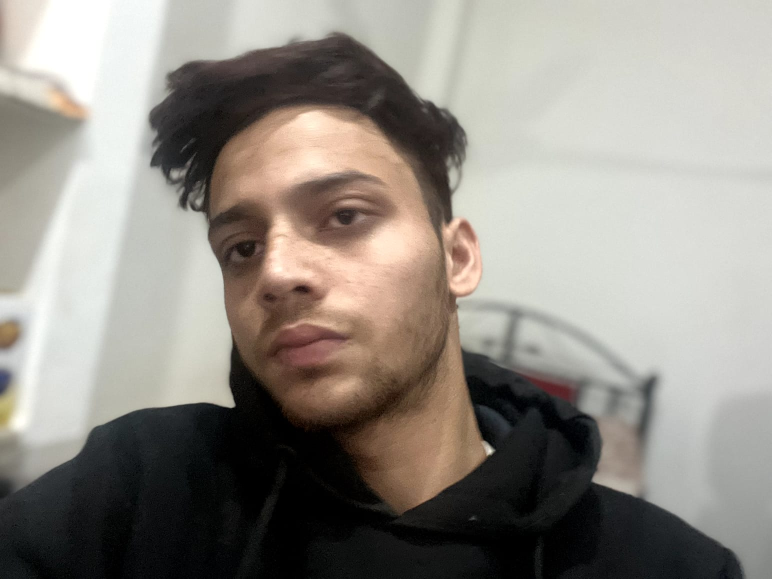
#> input picture owner.jpg, 1544 x 1158 px, given in place of logo.png, which was not available (shown at 1/2 size)
$ python -i client.py   (imports and definitions only)
#> lines starting #> are read from the running program, lines starting #| are printed output that depends on the picture; pictures that were not available may be replaced by others from this repository, and a replacement may not be noted
import socket
import threading
import tkinter as tk
from tkinter import messagebox, simpledialog
import winsound
import os
from PIL import Image, ImageTk
from datetime import datetime

from encryption import encrypt, decrypt
from auth import login, register

# [1 line not run here, left out]

# ---------------- SOCKET ----------------
# [1 line that did not run here, left out]
# [1 line not run here, left out]

username = None
imgs = []

# ---------------- AUTH SCREEN ----------------
def auth_screen():
    global username

    win = tk.Tk()
    win.title("Secure Chat Login/Register")
    win.geometry("700x420")
    win.config(bg="#0f172a")

    # ================= WELCOME SCREEN =================
       # ================= WELCOME SCREEN =================
    # ================= WELCOME SCREEN =================
    welcome = tk.Frame(win, bg="#0f172a")
    welcome.pack(fill="both", expand=True)

    theme_dark = True

    # [28 lines left out: function toggle_theme, not called in this run]


    btn = tk.Button(
        welcome,
        text="🌙|☀",
        font=("Arial", 14, "bold"),
        bg="#1e293b",
        fg="white",
        command=toggle_theme
)

    btn.place(relx=1.0, x=-10, y=10, anchor="ne")

    # -------- LOGO --------
    logo_img = Image.open("logo.png")
#> logo_img is the input picture: PIL image 1544x1158 RGB; mean R, G, B 145.8, 140.6, 133.2
    logo_img = logo_img.resize((150, 150), Image.LANCZOS)
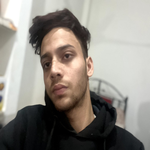
#> logo_img: PIL image 150x150 RGB; mean R, G, B 145.8, 140.6, 133.2
    logo_img = ImageTk.PhotoImage(logo_img)

    logo_label = tk.Label(welcome, image=logo_img, bg="#0f172a")
    logo_label.image = logo_img
    logo_label.pack(pady=(30,10))

    # -------- WELCOME TEXT --------
    tk.Label(
        welcome,
        text="WELCOME\nMITS SECURE CHAT SYSTEM",
        font=("Segoe UI", 36, "bold"),
        fg="#38bdf8",
        bg="#0f172a",
        justify="center"
    ).pack(pady=(20,10))

    # -------- TAGLINE --------
    tk.Label(
        welcome,
        text="Safe • Fast • Encrypted Chat System",
        font=("Segoe UI", 11),
        fg="#94a3b8",
        bg="#0f172a"
    ).pack(pady=5)

    # -------- INFO TEXT --------
    tk.Label(
        welcome,
        text="Click below to continue",
        font=("Arial", 14),
        fg="#f88b38",
        bg="#0f172a"
    ).pack(pady=10)

    # -------- BUTTON FUNCTION --------
    def open_login():
        welcome.destroy()
        show_login()

    # -------- BUTTON --------
    tk.Button(
        welcome,
        text="Get Started →",
        font=("Arial", 12, "bold"),
        bg="#22c55e",
        fg="white",
        activebackground="#16a34a",
        bd=0,
        cursor="hand2",
        padx=20,
        pady=5,
        command=open_login
        ).pack(pady=25)

    # -------- DEVELOPER SECTION --------
    dev_frame = tk.Frame(welcome, bg="#0f172a")
    dev_frame.pack(pady=12)

    # ---- PHOTO ----
    dev_img = Image.open("owner.jpg")
    dev_img = dev_img.resize((90, 90), Image.LANCZOS)
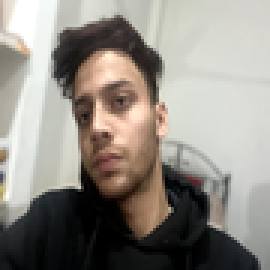
#> dev_img: PIL image 90x90 RGB (shown 3 times larger); mean R, G, B 145.8, 140.6, 133.2
    dev_img = ImageTk.PhotoImage(dev_img)

    dev_label = tk.Label(dev_frame, image=dev_img, bg="#0f172a")
    dev_label.image = dev_img
    dev_label.pack(pady=(5,8))

    # ---- TEXT ----
    tk.Label(
        dev_frame,
        text="Developed by\nVikash Dhakad\nMAC, II Year",
        font=("Segoe UI", 10, "bold"),
        fg="#ffffff",   # 👈 best for blue background
        bg="#0f172a",
        justify="center"
    ).pack()

    # ================= LOGIN PAGE =================
    # [110 lines left out: function show_login, not called in this run]

    win.mainloop()


# ---------------- CHAT ----------------
# [104 lines left out: function start_chat, not called in this run]


# ---------------- START ----------------
# [1 line not run here, left out]

>>> result = auth_screen()

$ run again, on admin.jpg
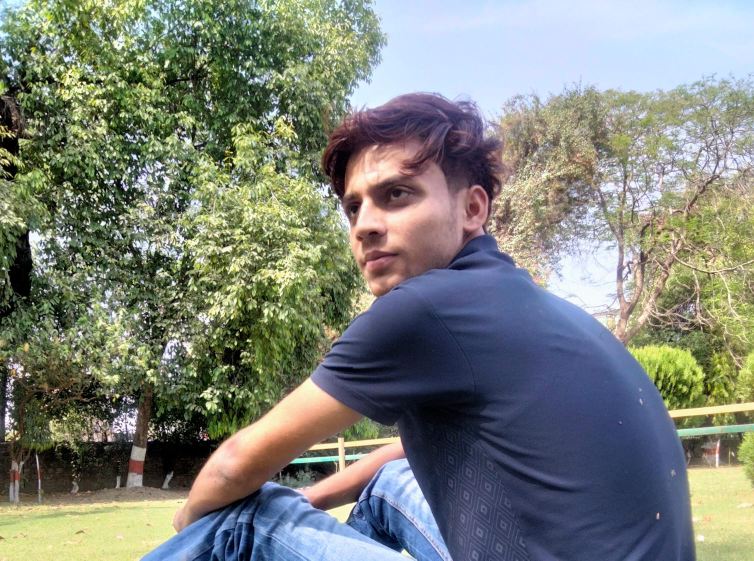
#> input picture admin.jpg, 1508 x 1121 px, given in place of logo.png, which was not available (shown at 1/2 size)
#> in auth_screen, logo_img is the input picture: PIL image 1508x1121 RGB; mean R, G, B 125, 129.8, 121
#> in auth_screen, `logo_img = logo_img.resize((150, 150), Image.LANCZOS)`:
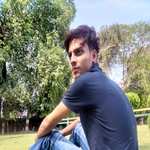
#> logo_img: PIL image 150x150 RGB; mean R, G, B 125, 129.8, 121
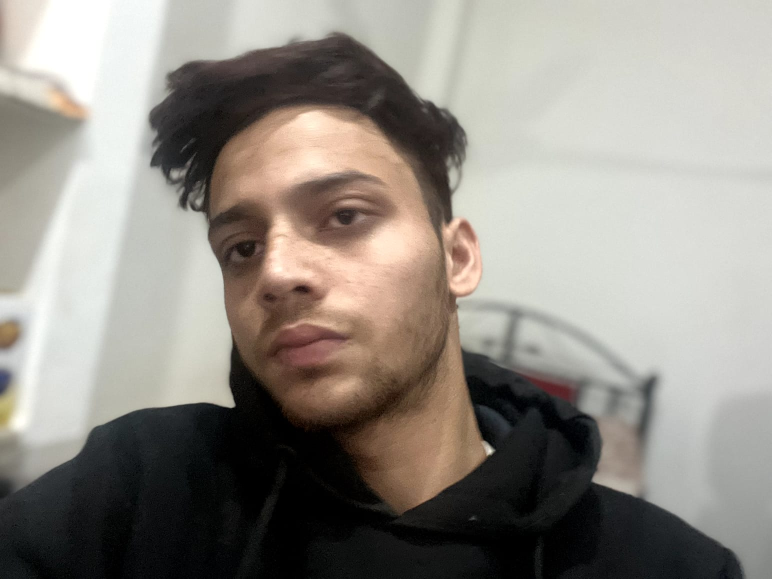
#> input picture owner.jpg, 1544 x 1158 px (shown at 1/2 size)
#> in auth_screen, dev_img is the input picture: PIL image 1544x1158 RGB; mean R, G, B 145.8, 140.6, 133.2
#> dev_img: PIL image 90x90 RGB

$ run again, on me.jpg
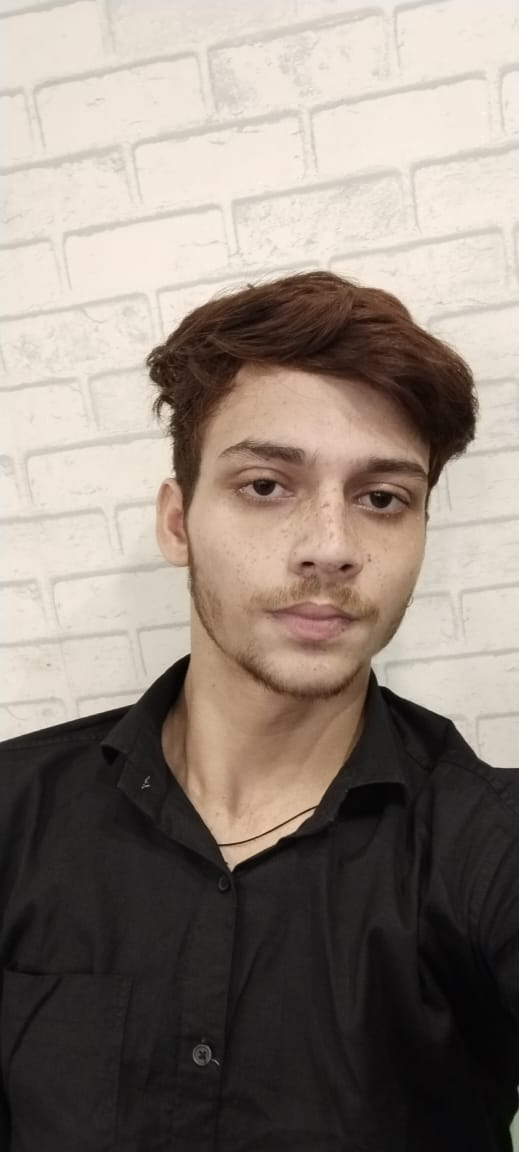
#> input picture me.jpg, 519 x 1152 px, given in place of logo.png, which was not available
#> in auth_screen, logo_img is the input picture: PIL image 519x1152 RGB; mean R, G, B 142.4, 131.6, 122.8
#> in auth_screen, `logo_img = logo_img.resize((150, 150), Image.LANCZOS)`:
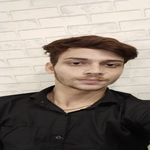
#> logo_img: PIL image 150x150 RGB; mean R, G, B 142.4, 131.6, 122.8
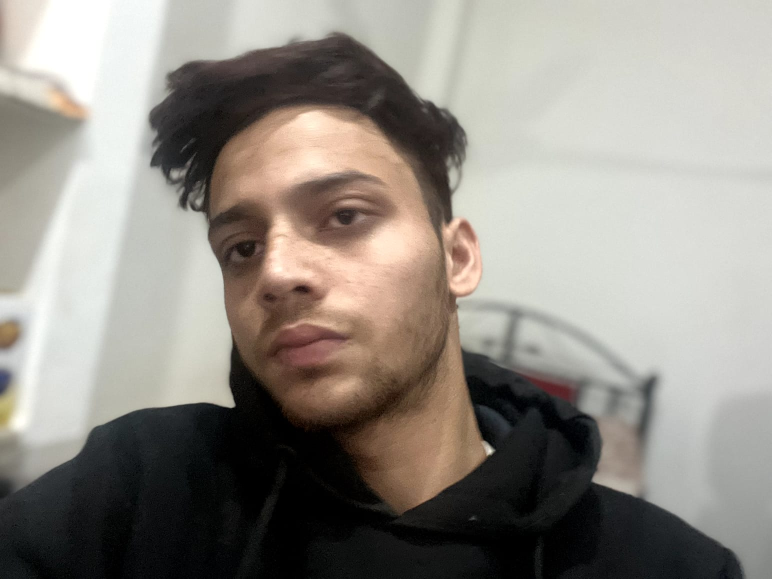
#> input picture owner.jpg, 1544 x 1158 px (shown at 1/2 size)
#> in auth_screen, dev_img is the input picture: PIL image 1544x1158 RGB; mean R, G, B 145.8, 140.6, 133.2
#> dev_img: PIL image 90x90 RGB
